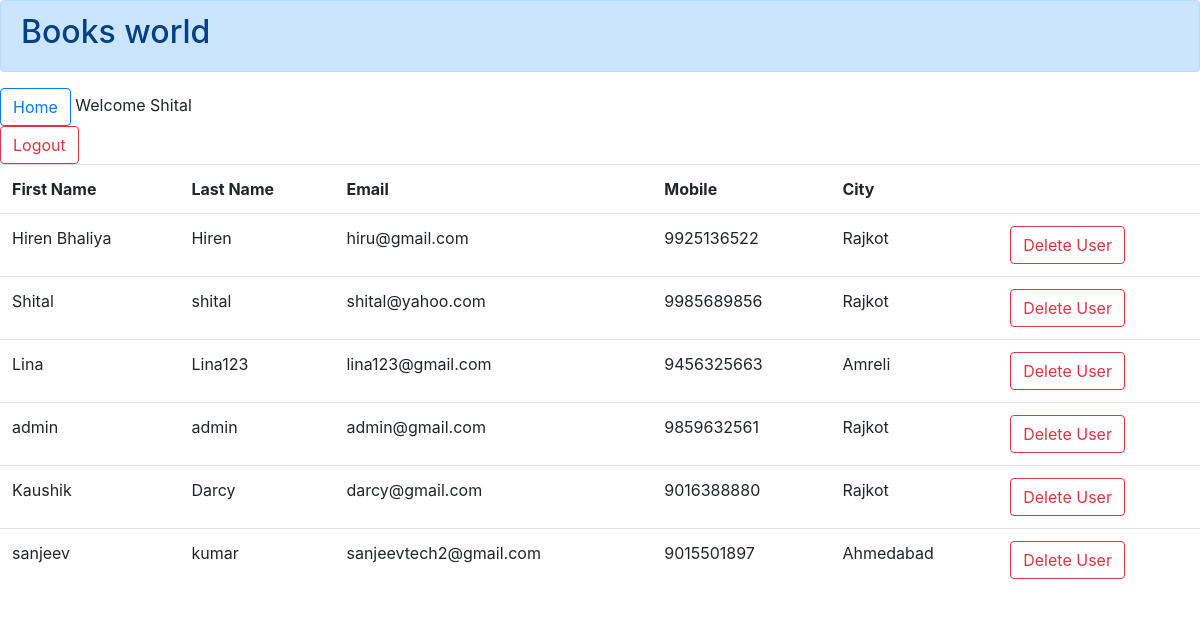
Page /Users.php (signed in) on the committed database.
### tables this page shows
CREATE TABLE IF NOT EXISTS `user` (
  `u_id` int(4) NOT NULL AUTO_INCREMENT,
  `u_fname` varchar(35) NOT NULL,
  `u_lname` varchar(25) NOT NULL,
  `u_pwd` varchar(20) NOT NULL,
  `u_gender` varchar(7) NOT NULL,
  `u_email` varchar(35) NOT NULL,
  `u_contact` varchar(12) NOT NULL,
  `u_city` varchar(20) NOT NULL,
  PRIMARY KEY (`u_id`)
);

### Users.php (the view, shortened to what this page needs)
<?php
	include_once('Database.php');
?>
<!DOCTYPE html>
<html>
<head>
	<link rel="stylesheet" href="https://stackpath.bootstrapcdn.com/bootstrap/4.1.3/css/bootstrap.min.css">
</head>
<body>
	<header class="alert alert-primary">
		<h2>Books world</h2>
	</header>
		<a class="btn btn-outline-primary" href="Index.php">Home</a>
		<?php
			if (isset($_SESSION['loggedin']) && $_SESSION['loggedin'] == true) {
				echo "Welcome " . $_SESSION['username'];
				echo"<br>";
				echo "<a class ='btn btn-outline-danger justify-content-end' href='Logout.php'>Logout</a>";
			}
			echo"<div class='nav justify-content-center'>";
			$sql = "SELECT u_fname, u_lname, u_gender, u_email, u_id, u_contact, u_city
			FROM user";
			$result = $conn->query($sql);
			echo "<table class='table'>";
			echo "<tr> <th>First Name</th> <th>Last Name</th> <th>Email</th> <th>Mobile</th> <th>City</th> <th></th></tr>";
			if ($result->num_rows > 0)
			{
			    while($row = $result->fetch_assoc())
			    {
			        echo "<tr>" ."<td>".$row["u_fname"]. "</td>" . "<td>". $row["u_lname"]. "</td>". "<td>". $row["u_email"]. "</td>". "<td>".
			        $row["u_contact"]. "</td>". "<td>". $row["u_city"]. "</td>". "<td>"."<a href='Admin_User.php?id=".$row['u_id']."'class='btn btn-outline-danger' name='delete'>Delete User</a>"."</td>" . "</tr>";
			    }
			}
			else
			{
			    echo "0 results";
			}
			echo "</table>";
			echo"</div>";
		?>
</body>
</html>

### rows in the picture
user: u_fname "Hiren Bhaliya", u_lname "Hiren", u_email "hiru@gmail.com", u_contact "9925136522", u_city "Rajkot"
user: u_fname "Shital", u_lname "shital", u_email "shital@yahoo.com", u_contact "9985689856", u_city "Rajkot"
user: u_fname "Lina", u_lname "Lina123", u_email "lina123@gmail.com", u_contact "9456325663", u_city "Amreli"
user: u_fname "admin", u_lname "admin", u_email "admin@gmail.com", u_contact "9859632561", u_city "Rajkot"
user: u_fname "Kaushik", u_lname "Darcy", u_email "darcy@gmail.com", u_contact "9016388880", u_city "Rajkot"
user: u_fname "sanjeev", u_lname "kumar", u_email "sanjeevtech2@gmail.com", u_contact "9015501897", u_city "Ahmedabad"

### other values in the picture
$_SESSION['username'] "Shital"
